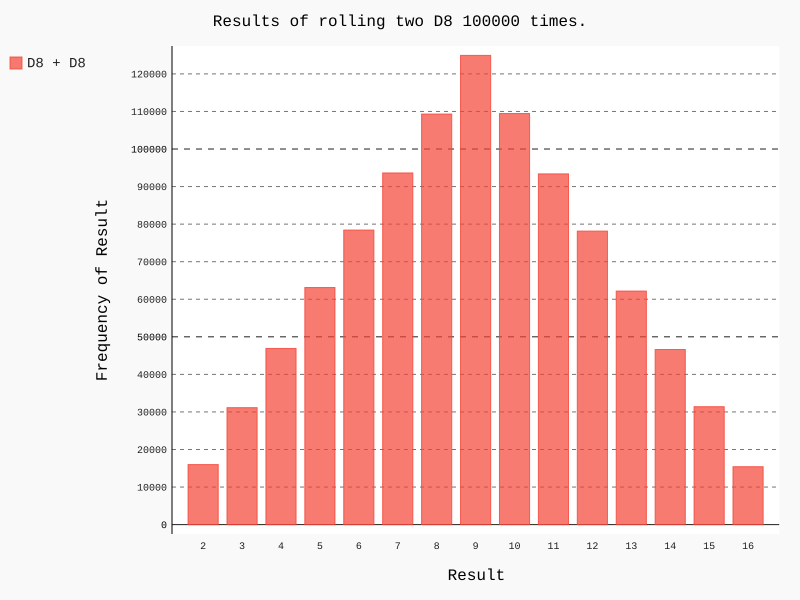

Reproduce this figure in Python.
import pygal

from die import Die

die1 = Die(8)
die2 = Die(8)

results = []
for roll_num in range(1000000):
	result = die1.roll() + die2.roll()
	results.append(result)

frequencies = []
max_result = die1.num_sides + die2.num_sides
for value in range(2, max_result + 1):
	frequency = results.count(value)
	frequencies.append(frequency)

hist = pygal.Bar()

hist.title = "Results of rolling two D8 100000 times."
hist.x_labels = list(range(2, max_result + 1))
hist.x_title = "Result"
hist.y_title = "Frequency of Result"

hist.add("D8 + D8", frequencies)
hist.render_to_file('dice_visual_8.svg')

print(frequencies)
